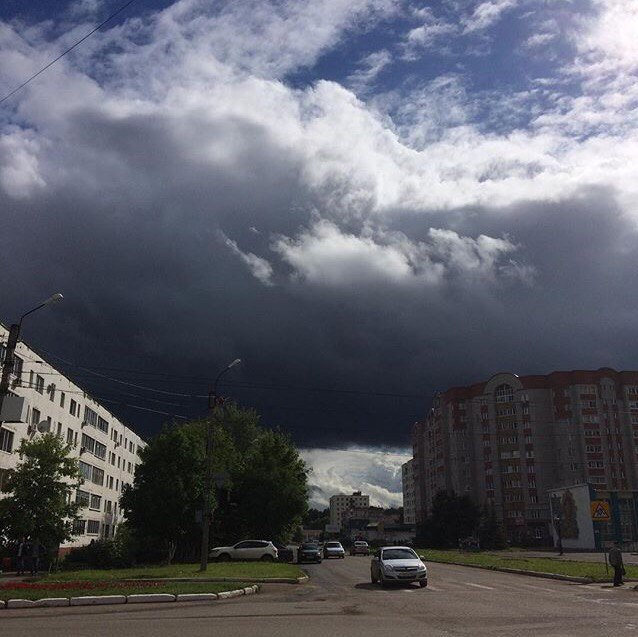
#> input picture task2/fotka.jpg, 638 x 637 px, found by its file name
$ jupyter execute --allow-errors Untitled.ipynb
#> lines starting #> are read from the running program, lines starting #| are printed output that depends on the picture; after the words box and inside, x2 and y2 are one past the last pixel; in counts of white or black regions, pixels touching at a corner belong together
[cell 1]
import numpy as np
import skimage
import matplotlib.pyplot as plt
from skimage.io import imread
#im = imread('/home/tamerlan/CV/task2/img.png', plugin ='matplotlib')
im = imread('/home/tamerlan/CV/task2/fotka.jpg', plugin ='matplotlib')
#> im is the input picture: shape (637, 638, 3); mean R, G, B 93.1, 94.8, 104.5
mask = np.zeros((im.shape[0],im.shape[1]))
# mask = imread('/home/tamerlan/CV/task2/mask.png',plugin ='matplotlib')
#im = imread('/home/tamerlan/CV/task2/img.png')
implot = plt.imshow(im)
#im*=255
plt.imshow(im)
plt.show()
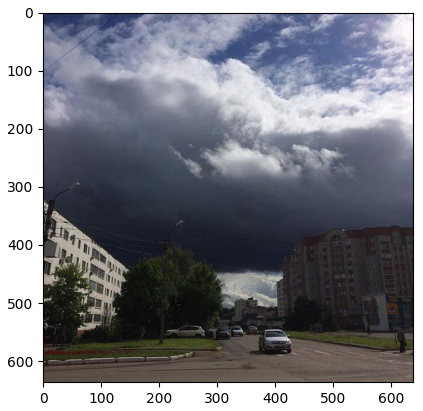
#> figure drawn by matplotlib, 1 panel

[cell 2]
from math import sqrt
grad = np.zeros( (im.shape[0],im.shape[1]), dtype=np.float32)
grad_x = np.zeros( (im.shape[0],im.shape[1]), dtype=np.float32)
grad_y = np.zeros( (im.shape[0],im.shape[1]), dtype=np.float32)
Y = np.dot(im, np.array([0.299, 0.587, 0.114]))
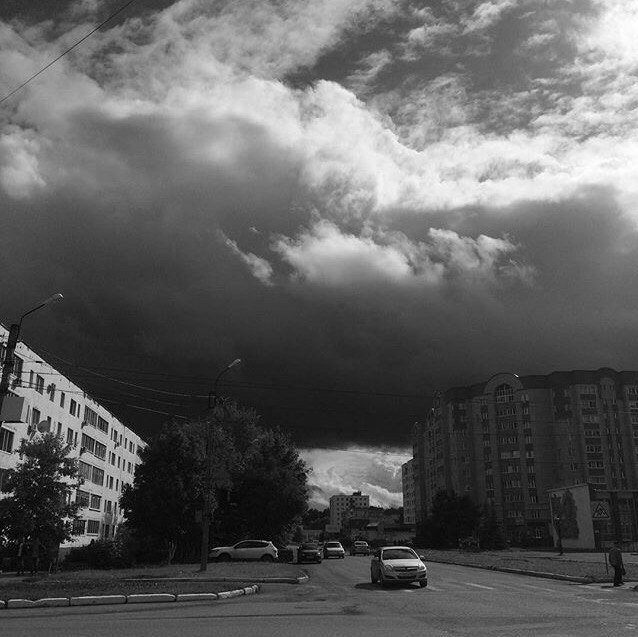
#> Y: shape (637, 638) float64; min 0, max 255, mean 95.4

[cell 3]
grad_x = np.roll(Y,1,0) - np.roll(Y,-1,0)
grad_x[0] = Y[1,:] - Y[0,:]
grad_x[grad_x.shape[0]-1] = Y[grad_x.shape[0]-1,:] - Y[grad_x.shape[0]-2,:]

grad_y = np.roll(Y,1,1) - np.roll(Y,-1,1)
grad_y[:,0] = Y[:,1] - Y[:,0]
grad_y[:,grad_y.shape[1]-1] = Y[:,grad_x.shape[1]-1] - Y[:,grad_x.shape[1]-2]

grad = (grad_x**2 + grad_y**2)**(0.5)

[cell 4]
plt.imshow(grad)
plt.show()

[cell 5]
for i in range(im.shape[0]):
    for j in range(im.shape[1]):
        if i + 1 == im.shape[0]:
            x_plus = im.shape[0] - 1
            x_minus = im.shape[0] - 2
        elif i - 1 < 0:
            x_plus = 1
            x_minus = 0
        else:
            x_plus = i + 1
            x_minus = i - 1

        if j + 1 == im.shape[1]:
            y_plus = im.shape[1] - 1
            y_minus = im.shape[1] - 2
        elif j - 1 < 0:
            y_plus = 1
            y_minus = 0
        else :
            y_plus = j + 1
            y_minus = j - 1
        grad_x[i,j] = Y[x_plus ,j] - Y[x_minus,j]
        grad_y[i,j] = Y[i, y_plus] - Y[i, y_minus]
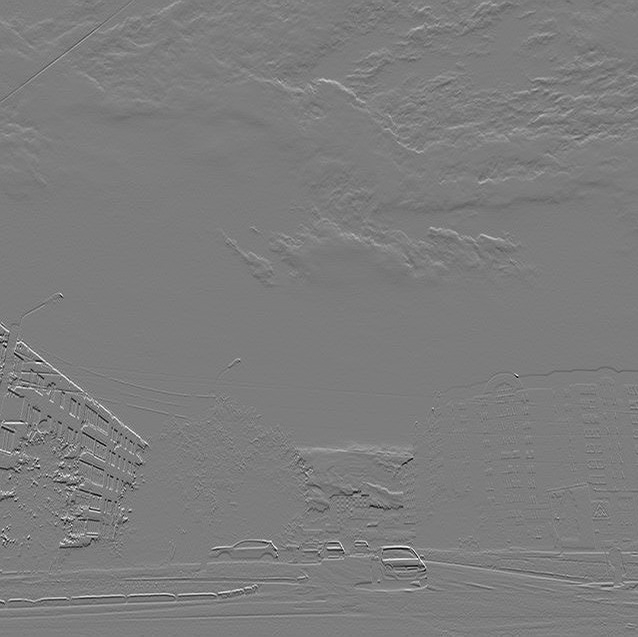
#> grad_x: shape (637, 638) float64; min -210.5, max 218.3, mean -0.1; drawn with min black and max white
grad = (grad_x**2 + grad_y**2)**(0.5)

plt.imshow(grad)
plt.show()

[cell 6]
# [5 lines of commented-out code are left out]


def convert_img_to_mask(img):
        return ((img[:, :, 0] != 0) * -1 + (img[:, :, 1] != 0)).astype('int8')
#> (the rest of this cell did not finish here and is left out)

[cell 7]
def min2(a,b):
    if a<b :
        return 0
    else :
        return 1

def min3(a,b,c):
    if a<=b and a<c:
        return -1
    elif c<b:
        return 1
    else :
        return 0


min_seam = np.zeros( (im.shape[0],im.shape[1]), dtype=np.float32)
min_seam[0,...] = grad[0,...]
for i in range(1, im.shape[0]):
    for j in range(0,im.shape[1]):
        if j == 0:
            min_ind = j + min2(min_seam[i-1,j],min_seam[i-1,j+1]  )
        elif j == im.shape[1]-1:
            min_ind = j + min2(min_seam[i-1,j-1],min_seam[i-1,j] ) - 1
        else:
            min_ind = j + min3(min_seam[i-1,j-1],min_seam[i-1,j],min_seam[i-1,j+1]  )
        min_seam[i,j] = grad[i,j] + min_seam[i-1,min_ind]
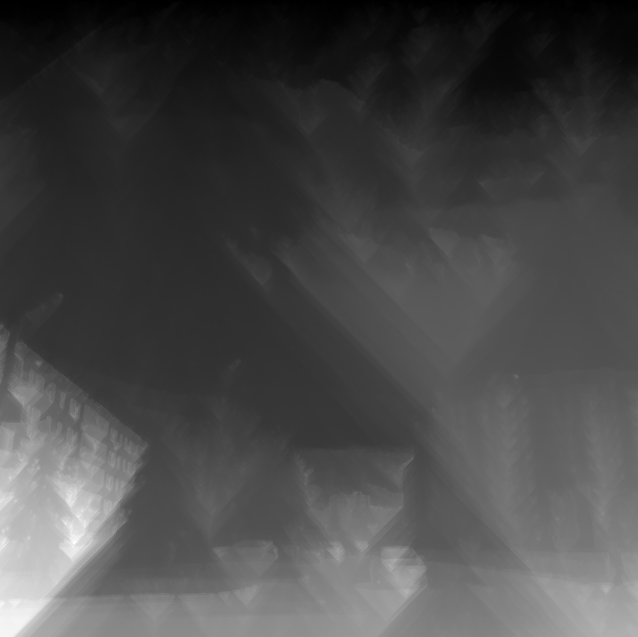
#> min_seam: shape (637, 638) float32; min 0.049, max 3879.6, mean 1114.6; drawn with min black and max white

[cell 8]
plt.imshow(min_seam)
plt.show()

[cell 9]
j_min = 0
for j in range(1,im.shape[1]-1):
    if (min_seam[im.shape[0]-1,j]<min_seam[im.shape[0]-1,j_min]):
        j_min = j
#> after the loop, j_min = 475
for i in range(im.shape[0]-1,0):
    for j in range(j_min,im.shape[1]-2):
        im[i,j] = im[i,j+1]
        min_seam[i,j] = min_seam[i, j +1]
    if i != 0:
        if j_min != 0 and j_min != im.shape[1]-1:
            j_min = j_min + min3(min_seam[i-1, j_min-1],min_seam[i-1, j_min],min_seam[i-1, j_min +1] )
        elif j_min == 0:
            j_min = j_min + min2(min_seam[i-1, j_min-1],min_seam[i-1, j_min ])
        else :
            j_min = j_min + min2(min_seam[i-1, j_min],min_seam[i-1, j_min + 1]) - 1
#> after the loop, j_min = 475
im = np.delete( im , im.shape[0]-1, axis = 1)
#> im: shape (637, 637, 3)
min_seam = np.delete( min_seam , im.shape[0]-1, axis = 1)
#> min_seam: shape (637, 637) float32

[cell 10]
def delete_curve(im,min_seam, n):
#> called with n = 200
    for i in range(1,n):
        j_min = 0
        for j in range(1,min_seam.shape[1]-1):
            if (min_seam[min_seam.shape[0]-1,j]<min_seam[min_seam.shape[0]-1,j_min]):
                j_min = j
        for i in range(min_seam.shape[0]-1,-1,-1):
            for j in range(j_min,min_seam.shape[1]-2):
                im[i,j] = im[i,j+1]
                min_seam[i,j] = min_seam[i, j +1]
            if i != 0:
                if j_min != 0 and j_min != min_seam.shape[1]-1:
                    j_min = j_min + min3(min_seam[i-1, j_min-1],min_seam[i-1, j_min],min_seam[i-1, j_min +1] )
                elif j_min == 0:
                    j_min = j_min + min2(min_seam[i-1, j_min-1],min_seam[i-1, j_min ])
                else :
                    j_min = j_min + min2(min_seam[i-1, j_min],min_seam[i-1, j_min + 1]) - 1
        min_seam = np.delete( min_seam , min_seam.shape[0]-1, axis = 1)
#> min_seam: shape (637, 636) float32
    im = im[:,0:im.shape[1]-1-n,:]
    return im

#> (the rest of this cell did not finish here and is left out)

[cell 11]
j_min = 0
#> (the rest of this cell did not finish here and is left out)

[cell 12]
j_min

[cell 13]
print(im.shape)
#| (637, 637, 3)
print(min_seam.shape)
#| (637, 637)
print(grad.shape)
#| (637, 638)

[cell 14]
for index, x in np.ndenumerate(min_seam):
    print(index, x)
#> this loop made 405769 passes
#> (index, x) on passes 1 to 3: ((0, 0), 1.41), ((0, 1), 2.24), ((0, 2), 2)
#> (printed output is left out)

[cell 15]
from skimage.io import imsave
imsave('/home/tamerlan/CV/task2/img_ch.png',np.uint8(im*255))
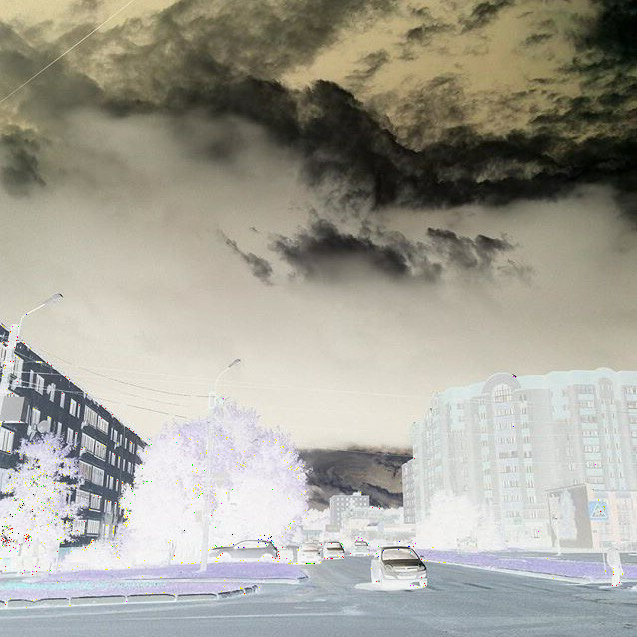
#> saved as img_ch.png: shape (637, 637, 3); mean R, G, B 162.8, 161, 151

[cell 16]
def min2(a,b):
    if a<b :
        return 0
    else :
        return 1

def min3(a,b,c):
    if a<b and a<c:
        return -1
    elif c<b:
        return 1
    else :
        return 0

min_seam = np.zeros( (im.shape[0],im.shape[1]), dtype=np.float32)
min_seam[...,0] = grad[...,0]
#> min_seam: shape (637, 637) float32
for j in range(1,im.shape[1]):
    for i in range(im.shape[0]):
        if i == 0:
            min_ind = i + min2(min_seam[i,j-1],min_seam[i+1,j-1]  )
        elif i == im.shape[0]-1:
            min_ind = i + min2(min_seam[i-1,j-1],min_seam[i,j-1] ) - 1
        else:
            min_ind = i + min3(min_seam[i-1,j-1],min_seam[i,j-1],min_seam[i+1,j-1]  )
        min_seam[i,j] = grad[i,j] + min_seam[min_ind,j-1]
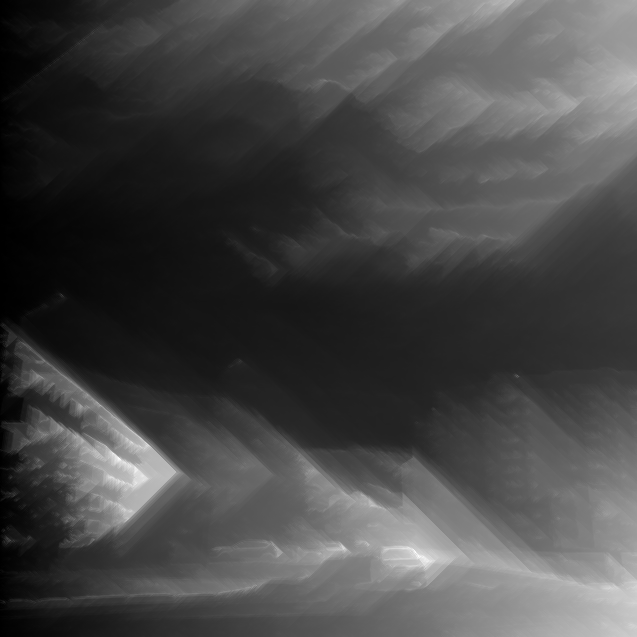
#> min_seam: shape (637, 637) float32; min 0, max 2531.9, mean 712; drawn with min black and max white

[cell 17]
plt.imshow(min_seam)
plt.show()

[cell 18]
direction = 'horizontal'
img = im
mask_seam = np.zeros( (img.shape[0],img.shape[1]), dtype=np.uint8)
#> (the rest of this cell did not finish here and is left out)

[cell 19]
plt.imshow(img)
plt.show()

[cell 20]
from skimage.io import imsave
imsave('/home/tamerlan/CV/task2/img_res.png',mask_seam)

[cell 21]
def min2(a,b):
    if a<=b :
        return 0
    else :
        return 1

def min3(a,b,c):
    if a<=b and a<=c:
        return -1
    elif c<b:
        return 1
    else :
        return 0

min_seam = np.zeros( (grad.shape[0],grad.shape[1]), dtype=np.float32)
min_seam[...,0] = grad[...,0]
#> min_seam: shape (637, 638) float32
for j in range(1,grad.shape[1]):
    for i in range(grad.shape[0]):
        if i == 0:
            min_ind = i + min2(min_seam[i,j-1],min_seam[i+1,j-1]  )
        elif i == grad.shape[0]-1:
            min_ind = i + min2(min_seam[i-1,j-1],min_seam[i,j-1] ) - 1
        else:
            min_ind = i + min3(min_seam[i-1,j-1],min_seam[i,j-1],min_seam[i+1,j-1]  )
        min_seam[i,j] = grad[i,j] + min_seam[min_ind,j-1]

[cell 22]
grad = np.array([[3,4,3,5],[5,4,5,6],[1,1,1,1]])

[cell 23]
min_seam

[cell 24]
mask_seam

[cell 25]
min_seam = np.zeros( (grad.shape[0],grad.shape[1]), dtype=np.float32)
min_seam[0,...] = grad[0,...]
for i in range(1, grad.shape[0]):
    for j in range(0,grad.shape[1]):
        if j == 0:
            min_ind = j + min2(min_seam[i-1,j],min_seam[i-1,j+1]  )
        elif j == grad.shape[1]-1:
            min_ind = j + min2(min_seam[i-1,j-1],min_seam[i-1,j] ) - 1
        else:
            min_ind = j + min3(min_seam[i-1,j-1],min_seam[i-1,j],min_seam[i-1,j+1]  )
        min_seam[i,j] = grad[i,j] + min_seam[i-1,min_ind]

[cell 26]
direction = 'horizontal'
img = grad
mask_seam = np.zeros( (img.shape[0],img.shape[1]), dtype=np.uint8)
if direction == 'horizontal':
        j_min = 0
        for j in range(1,img.shape[1]):
            if min_seam[img.shape[0]-1,j]<min_seam[img.shape[0]-1,j_min]:
                j_min = j
        for i in range(img.shape[0]-1,-1,-1):
            mask_seam[i,j_min] = 255
            #print(i, j_min)
            #min_seam[i,j_min] = img.shape[0]*img.shape[1]*256
            if i != 0:
                if j_min > img.shape[1] -1:
                    j_min = j_min + min2(min_seam[i-1, j_min -1 ],min_seam[i-1, j_min]) - 1
                elif j_min == 0:
                     j_min = j_min + min2(min_seam[i-1, j_min],min_seam[i-1, j_min +1])
                else :
                     j_min = j_min + min3(min_seam[i-1, j_min-1],min_seam[i-1, j_min],min_seam[i-1, j_min +1] )
else :
        i_min = 0
        for i in range(1,img.shape[0]):
            if min_seam[i,img.shape[1]-1]<=min_seam[i_min, img.shape[1]-1]:
                i_min = i
        for j in range(img.shape[1]-1,-1,-1):
            mask_seam[i_min,j] = 255
            #print(i, j_min)
            #min_seam[i,j_min] = img.shape[0]*img.shape[1]*256
            if j != 0:
                if i_min >= img.shape[0] -1:
                    i_min = i_min + min2(min_seam[i_min-1, j-1 ],min_seam[i_min, j-1]) - 1
                elif i_min == 0:
                    i_min = i_min + min2(min_seam[i_min,j-1],min_seam[i_min+1,j-1])
                else :
                    i_min = i_min + min3(min_seam[i_min-1,j-1],min_seam[i_min,j-1],min_seam[i_min +1,j-1] )

[cell 27]
from math import sqrt
import numpy as np

# [11 lines left out: functions min2_p, min2_n, not called in this run]

def min3(a,b,c):
    if a<=b and a<=c:
        return -1
    elif b<=c :
        return 0
    else :
        return 1

def seam_carve(img, mode_param, mask):
#> called with mode_param = 'horizontal shrink'
    direction,mode = mode_param.split()
    Y = np.dot(img, np.array([0.299, 0.587, 0.114]))
#> Y: shape (637, 637) float64

    grad_x = np.roll(Y,1,0) - np.roll(Y,-1,0)
#> grad_x: shape (637, 637) float64
    grad_x[0] = Y[1,:] - Y[0,:]
    grad_x[grad_x.shape[0]-1,:] = Y[grad_x.shape[0]-1,:] - Y[grad_x.shape[0]-2,:]
    grad_y = np.roll(Y,-1,1) - np.roll(Y,1,1)
#> grad_y: shape (637, 637) float64
    grad_y[:,0] = Y[:,1] - Y[:,0]
    grad_y[:,grad_y.shape[1]-1] = Y[:,grad_x.shape[1]-1] - Y[:,grad_x.shape[1]-2]
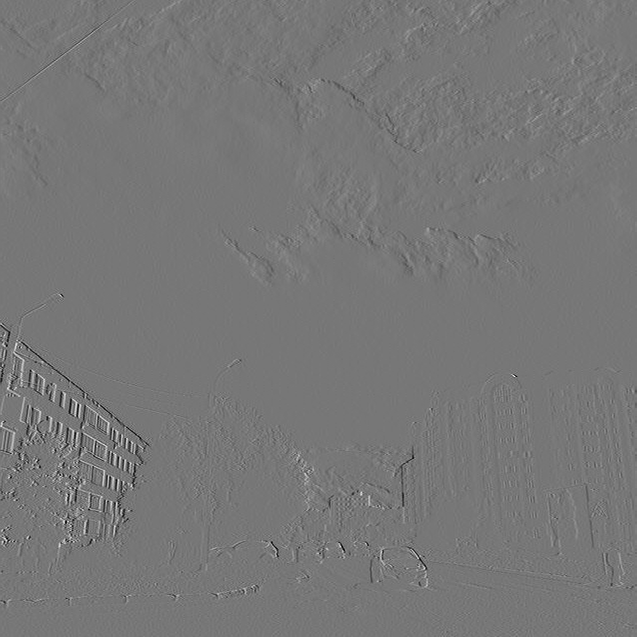
#> grad_y: shape (637, 637) float64; min -214.8, max 243.8, mean 0.1; drawn with min black and max white
    grad = (grad_x**2 + grad_y**2)**(0.5)
#> grad: shape (637, 637) float64

    if mask is not None:
        grad = grad + mask*1000.0
    if direction != 'horizontal':
        grad = grad.transpose()
        img = img.transpose((1,0,2))

    mask_seam = np.zeros((grad.shape[0],grad.shape[1]))
    min_seam = np.zeros( (grad.shape[0],grad.shape[1]))
    if mode=='shrink':
        w = grad.shape[1] - 1
    else :
        w = grad.shape[1] + 1
    result_img = np.zeros((grad.shape[0],w,3))

    min_seam[0,...] = grad[0,...]
#> min_seam: shape (637, 637) float64
    for i in range(1, grad.shape[0]):
        for j in range(grad.shape[1]):
            if j == 0:
                min_seam[i,j] = grad[i,j] + min(min_seam[i-1,j],min_seam[i-1,j+1])
            elif j == grad.shape[1]-1:
                min_seam[i,j] = grad[i,j] + min(min_seam[i-1,j-1],min_seam[i-1,j] )
            else:
                min_seam[i,j] = grad[i,j] + min(min_seam[i-1,j-1],min_seam[i-1,j],min_seam[i-1,j+1])

    j_min = 0
    for j in range(grad.shape[1]):
        if min_seam[grad.shape[0]-1,j] < min_seam[grad.shape[0]-1,j_min]:
            j_min = j
#> after the loop, j_min = 115

    for i in range(grad.shape[0]-1,-1,-1):
        mask_seam[i,j_min] = 255

        result_img[i,:j_min] = img[i,:j_min]
        if mode=='shrink':
            result_img[i,j_min:w] = img[i,j_min+1:w+1]
        else :
            result_img[i,j_min+2:w] = img[i,j_min+1:grad.shape[1]]
            result_img[i,j_min+1] = (img[i,j_min] + img[i,j_min+1])/2
        if i != 0:
            if j_min == grad.shape[1] -1:
                j_min = j_min + min2_n(min_seam[i-1, j_min -1 ],min_seam[i-1, j_min])
            elif j_min == 0:
                j_min = j_min + min2_p(min_seam[i-1, j_min],min_seam[i-1, j_min +1])
            else :
                j_min = j_min + min3(min_seam[i-1, j_min-1],min_seam[i-1, j_min],min_seam[i-1, j_min +1] )
#> this loop made 637 passes
#> j_min on passes 1 to 4: 115, 115, 114, 113
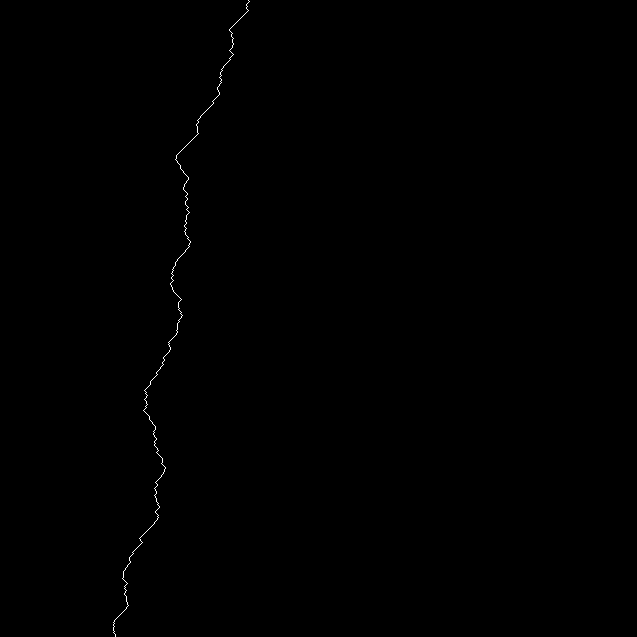
#> mask_seam: shape (637, 637) float64; 0.16% white in thin lines or dots, all inside (x1, y1, x2, y2) = (113, 0, 250, 637)
#> after the loop, j_min = 248
    if direction != 'horizontal':
        mask_seam = mask_seam.transpose()
        result_img = result_img.transpose(1,0,2)
    return result_img,mask, mask_seam

[cell 28]
r_i,r_m,m_s = seam_carve(im,'horizontal shrink',None)#convert_img_to_mask(mask))

[cell 29]
plt.imshow(m_s)
plt.show()

[cell 30]
from math import sqrt
import numpy as np

# [19 lines left out: functions min2_p, min2_n, min3, not called in this run]

def seam_carve(img, mode_param, mask):
    direction,mode = mode_param.split()
    Y = np.dot(img, np.array([0.299, 0.587, 0.114]))

    grad_x = np.roll(Y,1,0) - np.roll(Y,-1,0)
    grad_x[0] = Y[1,:] - Y[0,:]
    grad_x[grad_x.shape[0]-1,:] = Y[grad_x.shape[0]-1,:] - Y[grad_x.shape[0]-2,:]
    grad_y = np.roll(Y,-1,1) - np.roll(Y,1,1)
    grad_y[:,0] = Y[:,1] - Y[:,0]
    grad_y[:,grad_y.shape[1]-1] = Y[:,grad_x.shape[1]-1] - Y[:,grad_x.shape[1]-2]
    grad = (grad_x**2 + grad_y**2)**(0.5)

    if mask is not None:
        grad = grad + mask*1000.0
    if direction != 'horizontal':
        grad = grad.transpose()
        img = img.transpose((1,0,2))
        if mask is not None:
            mask = mask.transpose()


    mask_seam = np.zeros((grad.shape[0],grad.shape[1]))
    min_seam = np.zeros( (grad.shape[0],grad.shape[1]))
    if mode=='shrink':
        w = grad.shape[1] - 1
    else :
        w = grad.shape[1] + 1
    result_img = np.zeros((grad.shape[0],w,3))
    result_mask = np.zeros((grad.shape[0],w))

    min_seam[0,...] = grad[0,...]
    for i in range(1, grad.shape[0]):
        for j in range(grad.shape[1]):
            if j == 0:
                min_seam[i,j] = grad[i,j] + min(min_seam[i-1,j],min_seam[i-1,j+1])
            elif j == grad.shape[1]-1:
                min_seam[i,j] = grad[i,j] + min(min_seam[i-1,j-1],min_seam[i-1,j] )
            else:
                min_seam[i,j] = grad[i,j] + min(min_seam[i-1,j-1],min_seam[i-1,j],min_seam[i-1,j+1])

    j_min = 0
    for j in range(grad.shape[1]):
        if min_seam[grad.shape[0]-1,j] < min_seam[grad.shape[0]-1,j_min]:
            j_min = j

    for i in range(grad.shape[0]-1,-1,-1):
        mask_seam[i,j_min] = 255

        ############ Сжатие или расширение изображения и маски(если есть) ################
        result_img[i,:j_min] = img[i,:j_min]
        if mask is not None :
            result_mask[i,:j_min] = mask[i,:j_min]
        if mode=='shrink':
            result_img[i,j_min:w] = img[i,j_min+1:w+1]
            if mask is not None :
                result_mask[i,j_min:w] = mask[i,j_min+1:w+1]
        elif j_min !=  grad.shape[1] -1 :
            result_img[i,j_min+2:w] = img[i,j_min+1:grad.shape[1]]
            result_img[i,j_min+1] = (img[i,j_min] + img[i,j_min+1])/2
            if mask is not None :
                result_mask[i,j_min+2:w] = mask[i,j_min+1:grad.shape[1]]
                result_mask[i,j_min+1] = (mask[i,j_min] + mask[i,j_min+1])/2
        ##################################################################################
        if i != 0:
            if j_min == grad.shape[1] -1:
                j_min = j_min + min2_n(min_seam[i-1, j_min -1 ],min_seam[i-1, j_min])
            elif j_min == 0:
                j_min = j_min + min2_p(min_seam[i-1, j_min],min_seam[i-1, j_min +1])
            else :
                j_min = j_min + min3(min_seam[i-1, j_min-1],min_seam[i-1, j_min],min_seam[i-1, j_min +1] )
    if direction != 'horizontal':
        mask_seam = mask_seam.transpose()
        result_img = result_img.transpose(1,0,2)
        result_mask = result_mask.transpose()
    return result_img,result_mask, mask_seam

[cell 31]
from skimage.io  import imsave
#> (the rest of this cell did not finish here and is left out)

#> (a cell that did not finish here is left out)

[cell 33]
plt.imshow(im/255.)
plt.show()

[cell 34]
from skimage import color
mask = color.rgb2gray(mask)

[cell 35]
mask = - mask[...,0]/255. + mask[...,1]/255.

#> (a cell that did not finish here is left out)

[cell 37]
im.shape

[cell 38]
mask.shape

#> (a cell that did not finish here is left out)

#> after the loop in seam_carve, `for j in range(grad.shape[1]):`: j_min = 115

[cell 40]
mask = mask[...,0]

[cell 41]
mask = np.where(mask==1, -1, 0)

#> (a cell that did not finish here is left out)

#> (a cell that did not finish here is left out)

#> (a cell that did not finish here is left out)
